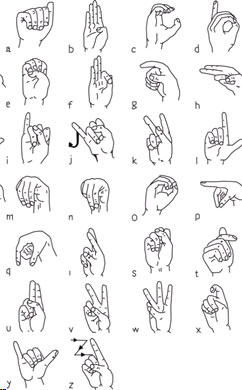
#> input picture imgs/NIDCD-ASL-hands-2014.jpg, 242 x 390 px, given in place of the camera
$ python test_online.py
#> lines starting #> are read from the running program, lines starting #| are printed output that depends on the picture; after the words box and inside, x2 and y2 are one past the last pixel; in counts of white or black regions, pixels touching at a corner belong together
import cv2


def crop_center(frame):
    height = frame.shape[0]
    width = frame.shape[1]
    extra = (width - height) // 2
    return frame[:, extra:extra + width]


if __name__ == '__main__':

    cam = cv2.VideoCapture(0)

    img_counter = 0

    while True:
        ret, frame = cam.read()
#> frame is the input picture: shape (390, 242, 3); mean B, G, R 241.4, 241, 241.4

        left, top, right, bottom = 100, 100, 600, 600

        if not ret:
            print("failed to grab frame")
            break
        else:
            # frame = crop_center(frame)
            frame = cv2.flip(frame, 180)
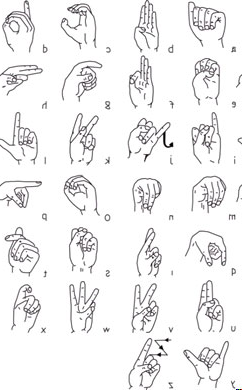
#> frame: shape (390, 242, 3); mean B, G, R 241.4, 241, 241.4
            roi = frame[top:bottom, left:right]
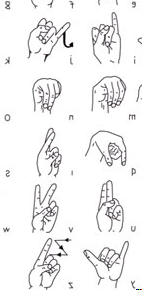
#> roi: shape (290, 142, 3); mean B, G, R 241.9, 241.5, 241.9

        cv2.rectangle(frame, (left, top), (right, bottom), (0, 255, 0), 2)
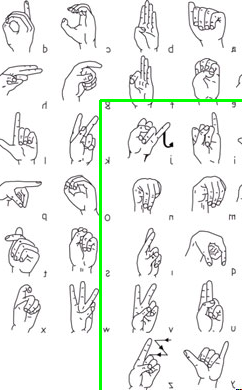
#> frame: shape (390, 242, 3); 1.37% of pixels changed, all inside (x1, y1, x2, y2) = (99, 99, 242, 390)

        gray = cv2.cvtColor(roi, cv2.COLOR_BGR2GRAY)
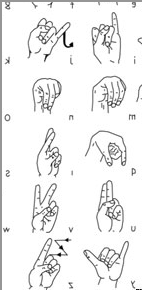
#> gray: shape (290, 142); min 0, max 255, mean 239.5
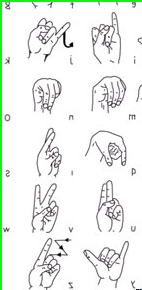
#> roi: shape (290, 142, 3); 2.09% of pixels changed, all inside (x1, y1, x2, y2) = (0, 0, 142, 290)
        gray = cv2.GaussianBlur(gray, (7, 7), 0)
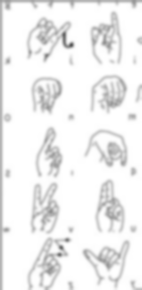
#> gray: shape (290, 142); min 91, max 255, mean 239.7
        gray = cv2.resize(gray, (100, 100))
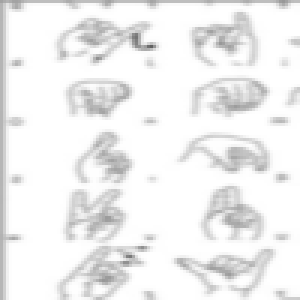
#> gray: shape (100, 100) (shown 3 times larger); min 97, max 255, mean 239.6

        cv2.imshow("test", frame)
        cv2.imshow("Gray", gray)

        k = cv2.waitKey(1)
#> (key Esc is pressed here)
        if k % 256 == 27:
            # ESC pressed
            print("Escape hit, closing...")
            break
        elif k % 256 == 32:
            # SPACE pressed
            img_name = "opencv_frame_{}.png".format(img_counter)
            cv2.imwrite(img_name, frame)
            print("{} written!".format(img_name))
            img_counter += 1

    cam.release()

    cv2.destroyAllWindows()
